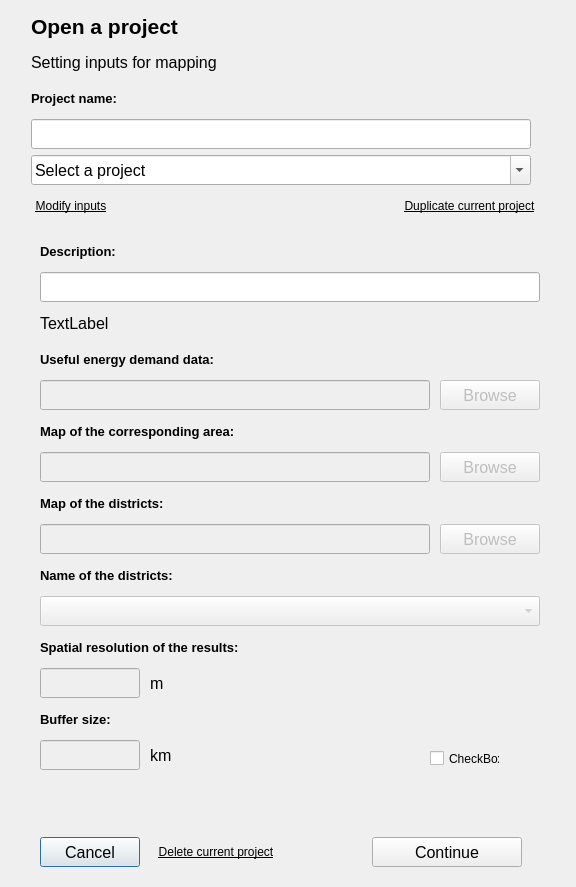
<?xml version="1.0" encoding="UTF-8"?>
<ui version="4.0">
 <class>window</class>
 <widget class="QDialog" name="window">
  <property name="enabled">
   <bool>true</bool>
  </property>
  <property name="geometry">
   <rect>
    <x>0</x>
    <y>0</y>
    <width>576</width>
    <height>887</height>
   </rect>
  </property>
  <property name="maximumSize">
   <size>
    <width>576</width>
    <height>887</height>
   </size>
  </property>
  <property name="baseSize">
   <size>
    <width>0</width>
    <height>0</height>
   </size>
  </property>
  <property name="windowTitle">
   <string>Load mapping application</string>
  </property>
  <layout class="QGridLayout" name="gridLayout" columnstretch="0,0,0,0">
   <property name="sizeConstraint">
    <enum>QLayout::SetDefaultConstraint</enum>
   </property>
   <item row="26" column="2">
    <widget class="QWidget" name="widget_2" native="true">
     <property name="minimumSize">
      <size>
       <width>500</width>
       <height>30</height>
      </size>
     </property>
     <property name="maximumSize">
      <size>
       <width>500</width>
       <height>9999</height>
      </size>
     </property>
     <layout class="QHBoxLayout" name="horizontalLayout_2">
      <item>
       <widget class="QPushButton" name="cancelButton">
        <property name="minimumSize">
         <size>
          <width>100</width>
          <height>30</height>
         </size>
        </property>
        <property name="maximumSize">
         <size>
          <width>9999</width>
          <height>9999</height>
         </size>
        </property>
        <property name="font">
         <font>
          <pointsize>12</pointsize>
         </font>
        </property>
        <property name="text">
         <string>Cancel</string>
        </property>
       </widget>
      </item>
      <item>
       <widget class="QPushButton" name="deleteButton">
        <property name="minimumSize">
         <size>
          <width>140</width>
          <height>25</height>
         </size>
        </property>
        <property name="maximumSize">
         <size>
          <width>9999</width>
          <height>9999</height>
         </size>
        </property>
        <property name="font">
         <font>
          <underline>true</underline>
         </font>
        </property>
        <property name="text">
         <string>Delete current project</string>
        </property>
        <property name="icon">
         <iconset>
          <normaloff>:/plugins/PlanheatMappingModule/PLANHEAT/trash-alt.svg</normaloff>:/plugins/PlanheatMappingModule/PLANHEAT/trash-alt.svg</iconset>
        </property>
        <property name="flat">
         <bool>true</bool>
        </property>
       </widget>
      </item>
      <item>
       <spacer name="horizontalSpacer_4">
        <property name="orientation">
         <enum>Qt::Horizontal</enum>
        </property>
        <property name="sizeHint" stdset="0">
         <size>
          <width>40</width>
          <height>20</height>
         </size>
        </property>
       </spacer>
      </item>
      <item>
       <widget class="QPushButton" name="okButton">
        <property name="minimumSize">
         <size>
          <width>150</width>
          <height>30</height>
         </size>
        </property>
        <property name="maximumSize">
         <size>
          <width>16777215</width>
          <height>9999</height>
         </size>
        </property>
        <property name="font">
         <font>
          <pointsize>12</pointsize>
         </font>
        </property>
        <property name="text">
         <string>Continue</string>
        </property>
       </widget>
      </item>
     </layout>
    </widget>
   </item>
   <item row="6" column="2">
    <widget class="QWidget" name="buttonGroup" native="true">
     <property name="minimumSize">
      <size>
       <width>0</width>
       <height>30</height>
      </size>
     </property>
     <property name="maximumSize">
      <size>
       <width>16777215</width>
       <height>9999</height>
      </size>
     </property>
     <property name="sizeIncrement">
      <size>
       <width>0</width>
       <height>0</height>
      </size>
     </property>
     <property name="baseSize">
      <size>
       <width>0</width>
       <height>0</height>
      </size>
     </property>
     <layout class="QHBoxLayout" name="horizontalLayout">
      <property name="spacing">
       <number>0</number>
      </property>
      <property name="leftMargin">
       <number>0</number>
      </property>
      <property name="topMargin">
       <number>0</number>
      </property>
      <property name="rightMargin">
       <number>0</number>
      </property>
      <property name="bottomMargin">
       <number>0</number>
      </property>
      <item>
       <widget class="QPushButton" name="createButton">
        <property name="font">
         <font>
          <underline>true</underline>
         </font>
        </property>
        <property name="text">
         <string>Modify inputs</string>
        </property>
        <property name="icon">
         <iconset>
          <normaloff>:/plugins/PlanheatMappingModule/PLANHEAT/plus-circle.svg</normaloff>:/plugins/PlanheatMappingModule/PLANHEAT/plus-circle.svg</iconset>
        </property>
        <property name="flat">
         <bool>true</bool>
        </property>
       </widget>
      </item>
      <item>
       <spacer name="horizontalSpacer_3">
        <property name="orientation">
         <enum>Qt::Horizontal</enum>
        </property>
        <property name="sizeHint" stdset="0">
         <size>
          <width>40</width>
          <height>20</height>
         </size>
        </property>
       </spacer>
      </item>
      <item>
       <widget class="QPushButton" name="copyButton">
        <property name="enabled">
         <bool>true</bool>
        </property>
        <property name="font">
         <font>
          <underline>true</underline>
         </font>
        </property>
        <property name="text">
         <string>Duplicate current project</string>
        </property>
        <property name="icon">
         <iconset>
          <normaloff>:/plugins/PlanheatMappingModule/PLANHEAT/copy.svg</normaloff>:/plugins/PlanheatMappingModule/PLANHEAT/copy.svg</iconset>
        </property>
        <property name="flat">
         <bool>true</bool>
        </property>
       </widget>
      </item>
     </layout>
    </widget>
   </item>
   <item row="24" column="0">
    <spacer name="verticalSpacer">
     <property name="orientation">
      <enum>Qt::Vertical</enum>
     </property>
     <property name="sizeType">
      <enum>QSizePolicy::Fixed</enum>
     </property>
     <property name="sizeHint" stdset="0">
      <size>
       <width>20</width>
       <height>20</height>
      </size>
     </property>
    </spacer>
   </item>
   <item row="26" column="0">
    <spacer name="horizontalSpacer">
     <property name="orientation">
      <enum>Qt::Horizontal</enum>
     </property>
     <property name="sizeType">
      <enum>QSizePolicy::Fixed</enum>
     </property>
     <property name="sizeHint" stdset="0">
      <size>
       <width>20</width>
       <height>20</height>
      </size>
     </property>
    </spacer>
   </item>
   <item row="26" column="3">
    <spacer name="horizontalSpacer_2">
     <property name="orientation">
      <enum>Qt::Horizontal</enum>
     </property>
     <property name="sizeType">
      <enum>QSizePolicy::Fixed</enum>
     </property>
     <property name="sizeHint" stdset="0">
      <size>
       <width>20</width>
       <height>20</height>
      </size>
     </property>
    </spacer>
   </item>
   <item row="2" column="2">
    <widget class="QLabel" name="projectNameLabel">
     <property name="minimumSize">
      <size>
       <width>500</width>
       <height>30</height>
      </size>
     </property>
     <property name="maximumSize">
      <size>
       <width>500</width>
       <height>30</height>
      </size>
     </property>
     <property name="font">
      <font>
       <pointsize>10</pointsize>
       <weight>75</weight>
       <bold>true</bold>
      </font>
     </property>
     <property name="text">
      <string>Project name:</string>
     </property>
    </widget>
   </item>
   <item row="1" column="2">
    <widget class="QLabel" name="infoLabel">
     <property name="minimumSize">
      <size>
       <width>0</width>
       <height>30</height>
      </size>
     </property>
     <property name="maximumSize">
      <size>
       <width>16777215</width>
       <height>999900</height>
      </size>
     </property>
     <property name="font">
      <font>
       <pointsize>12</pointsize>
      </font>
     </property>
     <property name="text">
      <string>Setting inputs for mapping</string>
     </property>
     <property name="wordWrap">
      <bool>true</bool>
     </property>
    </widget>
   </item>
   <item row="0" column="2">
    <widget class="QLabel" name="titleLabel">
     <property name="sizePolicy">
      <sizepolicy hsizetype="Preferred" vsizetype="Preferred">
       <horstretch>0</horstretch>
       <verstretch>0</verstretch>
      </sizepolicy>
     </property>
     <property name="minimumSize">
      <size>
       <width>200</width>
       <height>30</height>
      </size>
     </property>
     <property name="maximumSize">
      <size>
       <width>16777215</width>
       <height>30</height>
      </size>
     </property>
     <property name="font">
      <font>
       <pointsize>16</pointsize>
       <weight>75</weight>
       <bold>true</bold>
      </font>
     </property>
     <property name="text">
      <string>Open a project</string>
     </property>
    </widget>
   </item>
   <item row="4" column="2">
    <widget class="QComboBox" name="treeSelect">
     <property name="sizePolicy">
      <sizepolicy hsizetype="Preferred" vsizetype="Fixed">
       <horstretch>0</horstretch>
       <verstretch>0</verstretch>
      </sizepolicy>
     </property>
     <property name="minimumSize">
      <size>
       <width>500</width>
       <height>30</height>
      </size>
     </property>
     <property name="maximumSize">
      <size>
       <width>500</width>
       <height>30</height>
      </size>
     </property>
     <property name="font">
      <font>
       <pointsize>12</pointsize>
      </font>
     </property>
     <property name="editable">
      <bool>true</bool>
     </property>
     <property name="currentText">
      <string>Select a project</string>
     </property>
     <item>
      <property name="text">
       <string>Select a project</string>
      </property>
     </item>
    </widget>
   </item>
   <item row="3" column="2">
    <widget class="QLineEdit" name="nameText">
     <property name="minimumSize">
      <size>
       <width>500</width>
       <height>30</height>
      </size>
     </property>
     <property name="maximumSize">
      <size>
       <width>500</width>
       <height>30</height>
      </size>
     </property>
     <property name="font">
      <font>
       <pointsize>12</pointsize>
      </font>
     </property>
    </widget>
   </item>
   <item row="20" column="2" colspan="2">
    <widget class="QScrollArea" name="scrollArea">
     <property name="minimumSize">
      <size>
       <width>0</width>
       <height>500</height>
      </size>
     </property>
     <property name="maximumSize">
      <size>
       <width>16777215</width>
       <height>600</height>
      </size>
     </property>
     <property name="frameShape">
      <enum>QFrame::NoFrame</enum>
     </property>
     <property name="frameShadow">
      <enum>QFrame::Plain</enum>
     </property>
     <property name="sizeAdjustPolicy">
      <enum>QAbstractScrollArea::AdjustToContents</enum>
     </property>
     <property name="widgetResizable">
      <bool>true</bool>
     </property>
     <widget class="QWidget" name="scrollAreaWidgetContents_2">
      <property name="geometry">
       <rect>
        <x>0</x>
        <y>0</y>
        <width>532</width>
        <height>573</height>
       </rect>
      </property>
      <layout class="QGridLayout" name="gridLayout_2">
       <property name="sizeConstraint">
        <enum>QLayout::SetFixedSize</enum>
       </property>
       <item row="4" column="0">
        <widget class="QWidget" name="widget_7" native="true">
         <property name="minimumSize">
          <size>
           <width>500</width>
           <height>30</height>
          </size>
         </property>
         <property name="maximumSize">
          <size>
           <width>500</width>
           <height>30</height>
          </size>
         </property>
         <widget class="QLineEdit" name="plannerText">
          <property name="enabled">
           <bool>false</bool>
          </property>
          <property name="geometry">
           <rect>
            <x>0</x>
            <y>0</y>
            <width>390</width>
            <height>30</height>
           </rect>
          </property>
          <property name="minimumSize">
           <size>
            <width>390</width>
            <height>30</height>
           </size>
          </property>
          <property name="maximumSize">
           <size>
            <width>390</width>
            <height>30</height>
           </size>
          </property>
          <property name="font">
           <font>
            <pointsize>12</pointsize>
           </font>
          </property>
          <property name="readOnly">
           <bool>true</bool>
          </property>
         </widget>
         <widget class="QPushButton" name="plannerButton">
          <property name="enabled">
           <bool>false</bool>
          </property>
          <property name="geometry">
           <rect>
            <x>400</x>
            <y>0</y>
            <width>100</width>
            <height>30</height>
           </rect>
          </property>
          <property name="minimumSize">
           <size>
            <width>100</width>
            <height>30</height>
           </size>
          </property>
          <property name="maximumSize">
           <size>
            <width>100</width>
            <height>30</height>
           </size>
          </property>
          <property name="font">
           <font>
            <pointsize>12</pointsize>
           </font>
          </property>
          <property name="text">
           <string>Browse</string>
          </property>
         </widget>
        </widget>
       </item>
       <item row="12" column="0">
        <widget class="QWidget" name="widget_5" native="true">
         <property name="minimumSize">
          <size>
           <width>500</width>
           <height>30</height>
          </size>
         </property>
         <property name="maximumSize">
          <size>
           <width>500</width>
           <height>30</height>
          </size>
         </property>
         <widget class="QLineEdit" name="resolutionText">
          <property name="enabled">
           <bool>false</bool>
          </property>
          <property name="geometry">
           <rect>
            <x>0</x>
            <y>0</y>
            <width>100</width>
            <height>30</height>
           </rect>
          </property>
          <property name="sizePolicy">
           <sizepolicy hsizetype="Minimum" vsizetype="Fixed">
            <horstretch>0</horstretch>
            <verstretch>0</verstretch>
           </sizepolicy>
          </property>
          <property name="minimumSize">
           <size>
            <width>100</width>
            <height>30</height>
           </size>
          </property>
          <property name="maximumSize">
           <size>
            <width>100</width>
            <height>30</height>
           </size>
          </property>
          <property name="font">
           <font>
            <pointsize>12</pointsize>
           </font>
          </property>
         </widget>
         <widget class="QLabel" name="resolutionUnitLabel">
          <property name="geometry">
           <rect>
            <x>110</x>
            <y>0</y>
            <width>100</width>
            <height>30</height>
           </rect>
          </property>
          <property name="minimumSize">
           <size>
            <width>100</width>
            <height>30</height>
           </size>
          </property>
          <property name="maximumSize">
           <size>
            <width>100</width>
            <height>30</height>
           </size>
          </property>
          <property name="font">
           <font>
            <pointsize>12</pointsize>
           </font>
          </property>
          <property name="text">
           <string>m</string>
          </property>
         </widget>
        </widget>
       </item>
       <item row="14" column="0">
        <widget class="QWidget" name="widget_6" native="true">
         <property name="minimumSize">
          <size>
           <width>500</width>
           <height>30</height>
          </size>
         </property>
         <property name="maximumSize">
          <size>
           <width>500</width>
           <height>30</height>
          </size>
         </property>
         <widget class="QLineEdit" name="bufferText">
          <property name="enabled">
           <bool>false</bool>
          </property>
          <property name="geometry">
           <rect>
            <x>0</x>
            <y>0</y>
            <width>100</width>
            <height>30</height>
           </rect>
          </property>
          <property name="sizePolicy">
           <sizepolicy hsizetype="Minimum" vsizetype="Fixed">
            <horstretch>0</horstretch>
            <verstretch>0</verstretch>
           </sizepolicy>
          </property>
          <property name="minimumSize">
           <size>
            <width>100</width>
            <height>30</height>
           </size>
          </property>
          <property name="maximumSize">
           <size>
            <width>100</width>
            <height>30</height>
           </size>
          </property>
          <property name="font">
           <font>
            <pointsize>12</pointsize>
           </font>
          </property>
         </widget>
         <widget class="QLabel" name="bufferUnitLabel">
          <property name="geometry">
           <rect>
            <x>110</x>
            <y>0</y>
            <width>100</width>
            <height>30</height>
           </rect>
          </property>
          <property name="minimumSize">
           <size>
            <width>100</width>
            <height>30</height>
           </size>
          </property>
          <property name="maximumSize">
           <size>
            <width>100</width>
            <height>30</height>
           </size>
          </property>
          <property name="font">
           <font>
            <pointsize>12</pointsize>
           </font>
          </property>
          <property name="text">
           <string>km</string>
          </property>
         </widget>
         <widget class="QCheckBox" name="copyCheckBox">
          <property name="geometry">
           <rect>
            <x>390</x>
            <y>10</y>
            <width>70</width>
            <height>17</height>
           </rect>
          </property>
          <property name="text">
           <string>CheckBox</string>
          </property>
         </widget>
        </widget>
       </item>
       <item row="8" column="0">
        <widget class="QWidget" name="widget_3" native="true">
         <property name="minimumSize">
          <size>
           <width>500</width>
           <height>30</height>
          </size>
         </property>
         <property name="maximumSize">
          <size>
           <width>500</width>
           <height>30</height>
          </size>
         </property>
         <widget class="QLineEdit" name="fileNameText">
          <property name="enabled">
           <bool>false</bool>
          </property>
          <property name="geometry">
           <rect>
            <x>0</x>
            <y>0</y>
            <width>390</width>
            <height>30</height>
           </rect>
          </property>
          <property name="minimumSize">
           <size>
            <width>390</width>
            <height>30</height>
           </size>
          </property>
          <property name="maximumSize">
           <size>
            <width>390</width>
            <height>30</height>
           </size>
          </property>
          <property name="font">
           <font>
            <pointsize>12</pointsize>
           </font>
          </property>
          <property name="readOnly">
           <bool>true</bool>
          </property>
         </widget>
         <widget class="QPushButton" name="fileButton">
          <property name="enabled">
           <bool>false</bool>
          </property>
          <property name="geometry">
           <rect>
            <x>400</x>
            <y>0</y>
            <width>100</width>
            <height>30</height>
           </rect>
          </property>
          <property name="minimumSize">
           <size>
            <width>100</width>
            <height>30</height>
           </size>
          </property>
          <property name="maximumSize">
           <size>
            <width>100</width>
            <height>30</height>
           </size>
          </property>
          <property name="font">
           <font>
            <pointsize>12</pointsize>
           </font>
          </property>
          <property name="text">
           <string>Browse</string>
          </property>
         </widget>
        </widget>
       </item>
       <item row="6" column="0">
        <widget class="QWidget" name="widget_4" native="true">
         <property name="minimumSize">
          <size>
           <width>0</width>
           <height>30</height>
          </size>
         </property>
         <property name="maximumSize">
          <size>
           <width>16777215</width>
           <height>30</height>
          </size>
         </property>
         <widget class="QLineEdit" name="areaFileText">
          <property name="enabled">
           <bool>false</bool>
          </property>
          <property name="geometry">
           <rect>
            <x>0</x>
            <y>0</y>
            <width>390</width>
            <height>30</height>
           </rect>
          </property>
          <property name="minimumSize">
           <size>
            <width>390</width>
            <height>30</height>
           </size>
          </property>
          <property name="maximumSize">
           <size>
            <width>390</width>
            <height>30</height>
           </size>
          </property>
          <property name="font">
           <font>
            <pointsize>12</pointsize>
           </font>
          </property>
         </widget>
         <widget class="QPushButton" name="areaFileButton">
          <property name="enabled">
           <bool>false</bool>
          </property>
          <property name="geometry">
           <rect>
            <x>400</x>
            <y>0</y>
            <width>100</width>
            <height>30</height>
           </rect>
          </property>
          <property name="minimumSize">
           <size>
            <width>100</width>
            <height>30</height>
           </size>
          </property>
          <property name="maximumSize">
           <size>
            <width>100</width>
            <height>30</height>
           </size>
          </property>
          <property name="font">
           <font>
            <pointsize>12</pointsize>
           </font>
          </property>
          <property name="text">
           <string>Browse</string>
          </property>
         </widget>
        </widget>
       </item>
       <item row="11" column="0">
        <widget class="QLabel" name="resolutionLabel">
         <property name="minimumSize">
          <size>
           <width>500</width>
           <height>30</height>
          </size>
         </property>
         <property name="maximumSize">
          <size>
           <width>500</width>
           <height>30</height>
          </size>
         </property>
         <property name="font">
          <font>
           <pointsize>10</pointsize>
           <weight>75</weight>
           <bold>true</bold>
          </font>
         </property>
         <property name="toolTip">
          <string>&lt;span&gt;Width of the pixels on the raster output files&lt;/span&gt;</string>
         </property>
         <property name="text">
          <string>Spatial resolution of the results:</string>
         </property>
        </widget>
       </item>
       <item row="7" column="0">
        <widget class="QLabel" name="fileLabel">
         <property name="minimumSize">
          <size>
           <width>500</width>
           <height>30</height>
          </size>
         </property>
         <property name="maximumSize">
          <size>
           <width>500</width>
           <height>30</height>
          </size>
         </property>
         <property name="font">
          <font>
           <pointsize>10</pointsize>
           <weight>75</weight>
           <bold>true</bold>
          </font>
         </property>
         <property name="toolTip">
          <string>A shapefile of the city district boundaries</string>
         </property>
         <property name="text">
          <string>Map of the districts:</string>
         </property>
        </widget>
       </item>
       <item row="3" column="0">
        <widget class="QLabel" name="plannerLabel">
         <property name="sizePolicy">
          <sizepolicy hsizetype="Preferred" vsizetype="Maximum">
           <horstretch>0</horstretch>
           <verstretch>0</verstretch>
          </sizepolicy>
         </property>
         <property name="minimumSize">
          <size>
           <width>500</width>
           <height>30</height>
          </size>
         </property>
         <property name="maximumSize">
          <size>
           <width>500</width>
           <height>30</height>
          </size>
         </property>
         <property name="font">
          <font>
           <pointsize>10</pointsize>
           <weight>75</weight>
           <bold>true</bold>
          </font>
         </property>
         <property name="toolTip">
          <string>&lt;span&gt;Browse to the results csv-file from the baseline calculations. This csv-file contains aggregated current and future useful energy demand numbers that will be used in the top-down mapping of the demand.&lt;/span&gt;</string>
         </property>
         <property name="text">
          <string>Useful energy demand data:</string>
         </property>
        </widget>
       </item>
       <item row="13" column="0">
        <widget class="QLabel" name="bufferLabel">
         <property name="minimumSize">
          <size>
           <width>500</width>
           <height>30</height>
          </size>
         </property>
         <property name="maximumSize">
          <size>
           <width>500</width>
           <height>30</height>
          </size>
         </property>
         <property name="font">
          <font>
           <pointsize>10</pointsize>
           <weight>75</weight>
           <bold>true</bold>
          </font>
         </property>
         <property name="toolTip">
          <string>Size of the buffer in which potential supply will be calculated</string>
         </property>
         <property name="text">
          <string>Buffer size:</string>
         </property>
        </widget>
       </item>
       <item row="2" column="0">
        <widget class="QLabel" name="descriptionLabel">
         <property name="minimumSize">
          <size>
           <width>500</width>
           <height>30</height>
          </size>
         </property>
         <property name="maximumSize">
          <size>
           <width>500</width>
           <height>30</height>
          </size>
         </property>
         <property name="font">
          <font>
           <pointsize>12</pointsize>
          </font>
         </property>
         <property name="text">
          <string>TextLabel</string>
         </property>
        </widget>
       </item>
       <item row="5" column="0">
        <widget class="QLabel" name="areaFileLabel">
         <property name="minimumSize">
          <size>
           <width>500</width>
           <height>30</height>
          </size>
         </property>
         <property name="maximumSize">
          <size>
           <width>500</width>
           <height>30</height>
          </size>
         </property>
         <property name="font">
          <font>
           <pointsize>10</pointsize>
           <weight>75</weight>
           <bold>true</bold>
          </font>
         </property>
         <property name="toolTip">
          <string>A shapefile of the city boundaries</string>
         </property>
         <property name="text">
          <string>Map of the corresponding area:</string>
         </property>
        </widget>
       </item>
       <item row="9" column="0">
        <widget class="QLabel" name="nameLabel">
         <property name="minimumSize">
          <size>
           <width>500</width>
           <height>30</height>
          </size>
         </property>
         <property name="maximumSize">
          <size>
           <width>500</width>
           <height>30</height>
          </size>
         </property>
         <property name="font">
          <font>
           <pointsize>10</pointsize>
           <weight>75</weight>
           <bold>true</bold>
          </font>
         </property>
         <property name="toolTip">
          <string>&lt;span&gt;Name of the districts to be used in the representation of the results&lt;/span&gt;</string>
         </property>
         <property name="text">
          <string>Name of the districts:</string>
         </property>
        </widget>
       </item>
       <item row="10" column="0">
        <widget class="QComboBox" name="nameSelect">
         <property name="enabled">
          <bool>false</bool>
         </property>
         <property name="minimumSize">
          <size>
           <width>500</width>
           <height>30</height>
          </size>
         </property>
         <property name="maximumSize">
          <size>
           <width>500</width>
           <height>30</height>
          </size>
         </property>
         <property name="font">
          <font>
           <pointsize>12</pointsize>
          </font>
         </property>
        </widget>
       </item>
       <item row="1" column="0">
        <widget class="QLineEdit" name="descriptionText">
         <property name="minimumSize">
          <size>
           <width>0</width>
           <height>30</height>
          </size>
         </property>
         <property name="maximumSize">
          <size>
           <width>500</width>
           <height>30</height>
          </size>
         </property>
         <property name="font">
          <font>
           <pointsize>12</pointsize>
          </font>
         </property>
        </widget>
       </item>
       <item row="0" column="0">
        <widget class="QLabel" name="descriptionTitleLabel">
         <property name="minimumSize">
          <size>
           <width>500</width>
           <height>30</height>
          </size>
         </property>
         <property name="maximumSize">
          <size>
           <width>500</width>
           <height>30</height>
          </size>
         </property>
         <property name="font">
          <font>
           <pointsize>10</pointsize>
           <weight>75</weight>
           <bold>true</bold>
          </font>
         </property>
         <property name="toolTip">
          <string>Description of the project.</string>
         </property>
         <property name="inputMethodHints">
          <set>Qt::ImhNone</set>
         </property>
         <property name="text">
          <string>Description:</string>
         </property>
        </widget>
       </item>
      </layout>
     </widget>
    </widget>
   </item>
  </layout>
 </widget>
 <resources/>
 <connections/>
</ui>
